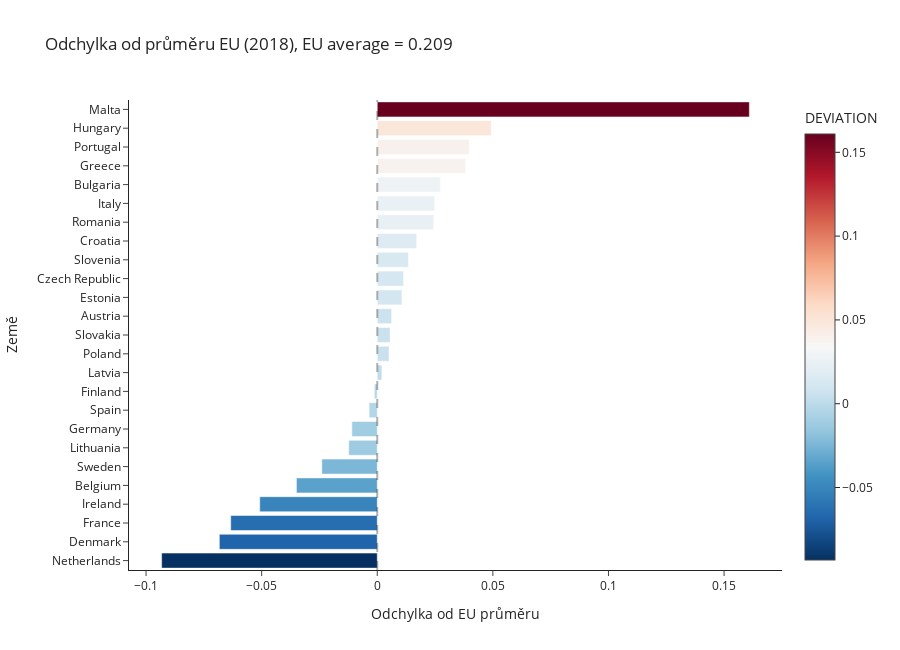

Here is the notebook cell this chart was saved with:
### Code cell
# ------------------------------------------------------------
# 1) Filtrace na rok 2018
# ------------------------------------------------------------
df_2018 = df[df["YEAR"] == 2018].copy()

# ------------------------------------------------------------
# 2) Evropská unie v roce 2018 (UK je zahrnuto)
# ------------------------------------------------------------
eu_countries = [
    "Austria", "Belgium", "Bulgaria", "Croatia", "Czech Republic", "Denmark",
    "Estonia", "Finland", "France", "Germany", "Greece", "Hungary",
    "Ireland", "Italy", "Latvia", "Lithuania", "Malta",
    "Netherlands", "Poland", "Portugal", "Romania", "Slovakia",
    "Slovenia", "Spain", "Sweden", "United Kingdom"
]

# ------------------------------------------------------------
# 3) Filtrace na EU státy
# ------------------------------------------------------------
df_eu = df_2018[df_2018["COUNTRY_NAME"].isin(eu_countries)]

# ------------------------------------------------------------
# 4) Výpočet EU average (jen EU země)
# ------------------------------------------------------------
eu_avg = df_eu["OVERWEIGHT"].mean()

# ------------------------------------------------------------
# 5) Výpočet průměrů podle zemí
# ------------------------------------------------------------
df_dev = (
    df_eu.groupby("COUNTRY_NAME", as_index=False)["OVERWEIGHT"]
    .mean()
)

df_dev["DEVIATION"] = df_dev["OVERWEIGHT"] - eu_avg
df_dev = df_dev.sort_values("DEVIATION", ascending=True)

# ------------------------------------------------------------
# 6) Graf odchylek od EU průměru
# ------------------------------------------------------------
fig_dev_eu = px.bar(
    df_dev,
    x="DEVIATION",
    y="COUNTRY_NAME",
    orientation="h",
    color="DEVIATION",
    color_continuous_scale="RdBu_r",
    title=f"Odchylka od průměru EU (2018), EU average = {eu_avg:.3f}"
)

fig_dev_eu.update_layout(
    xaxis_title="Odchylka od EU průměru",
    yaxis_title="Země",
    height=650,
    template="simple_white"
)

fig_dev_eu.add_vline(x=0, line_width=2, line_dash="dash", line_color="black")

fig_dev_eu.show()

### Figure 1 — Plotly figure (JSON) as saved in the notebook; plotly's stock layout.template omitted (floating-point values rounded to 4 significant figures)
{"data": [{"hovertemplate": "DEVIATION=%{marker.color}<br>COUNTRY_NAME=%{y}<extra></extra>", "legendgroup": "", "marker": {"color": [-0.09326, -0.06831, -0.06338, -0.05083, -0.03496, -0.02397, -0.01234, -0.011, -0.003527, -0.001296, 0.001978, 0.005079, 0.005556, 0.006211, 0.01066, 0.01137, 0.01349, 0.01704, 0.02442, 0.02484, 0.02727, 0.03825, 0.03979, 0.0493, 0.1609], "coloraxis": "coloraxis", "pattern": {"shape": ""}}, "name": "", "orientation": "h", "showlegend": false, "textposition": "auto", "type": "bar", "x": [-0.09326, -0.06831, -0.06338, -0.05083, -0.03496, -0.02397, -0.01234, -0.011, -0.003527, -0.001296, 0.001978, 0.005079, 0.005556, 0.006211, 0.01066, 0.01137, 0.01349, 0.01704, 0.02442, 0.02484, 0.02727, 0.03825, 0.03979, 0.0493, 0.1609], "xaxis": "x", "y": ["Netherlands", "Denmark", "France", "Ireland", "Belgium", "Sweden", "Lithuania", "Germany", "Spain", "Finland", "Latvia", "Poland", "Slovakia", "Austria", "Estonia", "Czech Republic", "Slovenia", "Croatia", "Romania", "Italy", "Bulgaria", "Greece", "Portugal", "Hungary", "Malta"], "yaxis": "y"}], "layout": {"barmode": "relative", "coloraxis": {"colorbar": {"title": {"text": "DEVIATION"}}, "colorscale": [[0, "rgb(5,48,97)"], [0.1, "rgb(33,102,172)"], [0.2, "rgb(67,147,195)"], [0.3, "rgb(146,197,222)"], [0.4, "rgb(209,229,240)"], [0.5, "rgb(247,247,247)"], [0.6, "rgb(253,219,199)"], [0.7, "rgb(244,165,130)"], [0.8, "rgb(214,96,77)"], [0.9, "rgb(178,24,43)"], [1, "rgb(103,0,31)"]]}, "height": 650, "legend": {"tracegroupgap": 0}, "shapes": [{"line": {"color": "black", "dash": "dash", "width": 2}, "type": "line", "x0": 0, "x1": 0, "xref": "x", "y0": 0, "y1": 1, "yref": "y domain"}], "title": {"text": "Odchylka od průměru EU (2018), EU average = 0.209"}, "xaxis": {"anchor": "y", "domain": [0, 1], "title": {"text": "Odchylka od EU průměru"}}, "yaxis": {"anchor": "x", "domain": [0, 1], "title": {"text": "Země"}}}}
